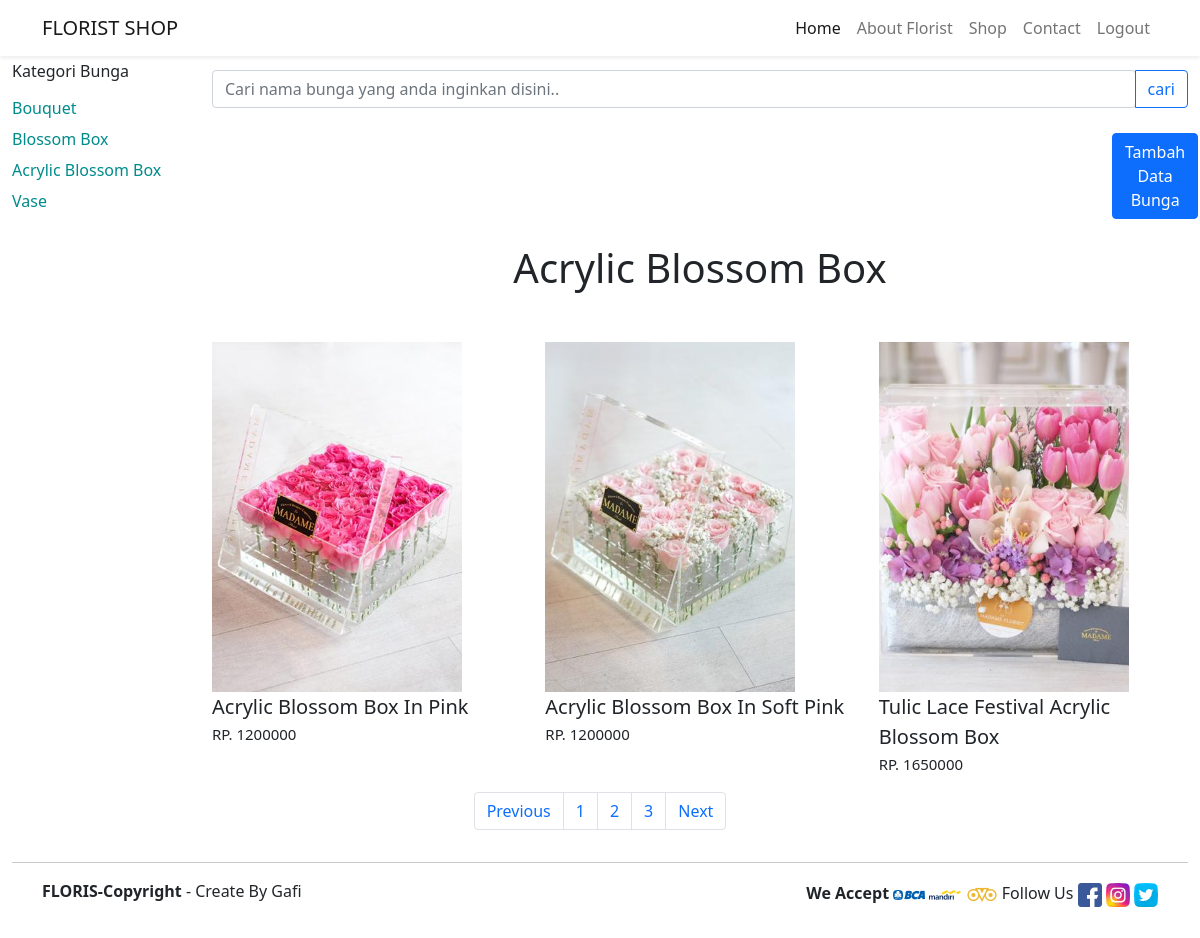
/acrylicbox_admin.php, run on the app's committed database.
### tables this page shows
CREATE TABLE `prodak_bunga` (
  `id_bunga` varchar(20) NOT NULL,
  `id_kategori` varchar(20) NOT NULL,
  `nama_bunga` varchar(255) NOT NULL,
  `harga` int(11) NOT NULL,
  `stok` int(11) NOT NULL,
  `gb_bunga` varchar(200) DEFAULT NULL,
  `created_at` datetime NOT NULL,
  `deskripsi` text NOT NULL
);

### acrylicbox_admin.php (the view, shortened to what this page needs)
<?php include 'koneksi.php'; ?>
<!doctype html>
<html lang="en">
<head>
  <link href="https://cdn.jsdelivr.net/npm/bootstrap@5.1.3/dist/css/bootstrap.min.css" rel="stylesheet">
  <link rel="stylesheet" type="text/css" href="cssshop/kategoricss.css">
</head>
<body id="home">
  <nav class="navbar navbar-expand-lg navbar-light bg-white shadow-sm fixed-top">
    <div class="container">
      <a class="navbar-brand" href="#">FLORIST SHOP </a>
      <div class="collapse navbar-collapse" id="navbarNav">
        <ul class="navbar-nav ms-auto">
          <li class="nav-item">
            <a class="nav-link active" aria-current="page" href="index.php">Home</a>
          </li>
          <li class="nav-item">
            <a class="nav-link" href="#About">About Florist</a>
          </li>
          <li class="nav-item">
            <a class="nav-link" href="bouquet_admin.php">Shop</a>
          </li>
          <li class="nav-item">
            <a class="nav-link" href="#Contact">Contact</a>
          </li>
          <li class="nav-item">
            <a class="nav-link" href="logout.php">Logout</a>
          </li>
        </ul>
      </div>
    </div>
  </nav>
    <div class="pembungkus">
        <div class="container-xxl">
            <div class="row">
                    <div class="col-sm-2">
                    <h6>Kategori Bunga</h6>
                    <ul class="list-group">
                        <li class="list-group-item"><a href="bouquet_admin.php">Bouquet</a></li>
                        <li class="list-group-item"><a href="box_admin.php">Blossom Box</a></li>
                        <li class="list-group-item"><a href="acrylicbox_admin.php">Acrylic Blossom Box</a></li>
                        <li class="list-group-item"><a href="vase_admin.php">Vase</a></li>
                    </ul>
                    </div>
                    <div class="col-sm-10 ">
                    <div class="searchbox">
                          <form action="acrylicbox.php" method="get">
                          <div class="input-group">
                          <input type="text" name="cari" class="form-control rounded" placeholder="Cari nama bunga yang anda inginkan disini.." aria-label="Search"
                          aria-describedby="search-addon" />
                          <input type="submit" class="btn btn-outline-primary" value="cari" />
                          </form>
                    </div>
                    <div class="tambahdata" style="margin-top:25px;margin-left:900px;">
                    <a class="btn btn-primary" href="tambah_buket.php" role="button" style="">Tambah Data Bunga</a>
                    </div>
                      <div class="headkategori text-center">
                        <h1>Acrylic Blossom Box</h1>
                      </div>
                      <div class="row">
                        <?php
                          $batas = 12;
                          $halaman = isset($_GET['halaman'])?(int)$_GET['halaman'] : 1;
                          $halaman_awal = ($halaman>1) ? ($halaman * $batas) - $batas : 0;
                          $previous = $halaman - 1;
                          $next = $halaman + 1;
                          $data = mysqli_query($koneksi,"select * from prodak_bunga");
                          $jumlah_data = mysqli_num_rows($data);
                          $total_halaman = ceil($jumlah_data / $batas);
                          if(isset($_GET['cari'])){
                            $cari = $_GET['cari'];
                            $data_bunga = mysqli_query($koneksi,"select * from prodak_bunga where id_kategori = 'K-004' && nama_bunga like '%".$cari."%' order by id_bunga desc limit $halaman_awal, $batas");}
                          else{
                          $data_bunga = mysqli_query($koneksi,"select * from prodak_bunga where id_kategori = 'K-004' order by id_bunga desc limit $halaman_awal, $batas");}
                          while($d = mysqli_fetch_array($data_bunga)){
				                	?>
                            <div class="col-sm">
                            <a href='detail_acrylic.php?id_bunga=<?= $d['id_bunga']; ?>'><?="<img src='img/prodak/blossombox/".$d['gb_bunga']."'style='width:250px; height:350px;'>"?></a>
                                <p class="bunga"><?php echo $d['nama_bunga']?></p>
                                <p class="hargabunga">RP. <?php echo $d['harga']?></p>
                           </div>
                           <?php
                            }
                            ?>
                      </div>
            </div>
        </div>
            <nav>
              <ul class="pagination justify-content-center">
                <li class="page-item">
                  <a class="page-link" <?php if($halaman > 1){ echo "href='?halaman=$previous'"; } ?>>Previous</a>
                </li>
                <?php
                for($x=1;$x<=$total_halaman;$x++){
                  ?>
                  <li class="page-item"><a class="page-link" href="?halaman=<?php echo $x ?>"><?php echo $x; ?></a></li>
                  <?php
                }
                ?>
                <li class="page-item">
                  <a  class="page-link" <?php if($halaman < $total_halaman) { echo "href='?halaman=$next'"; } ?>>Next</a>
                </li>
              </ul>
            </nav>
    </div>
  <hr class="footer">
  <div class="container">
    <div class="row footer-body">
      <div class="col-md-6">
        <div class="copyright">
          <strong>FLORIS-Copyright</strong> <i class="far fa-copyright"></i>- Create By Gafi</p>
        </div>
      </div>
      <div class="col-md-6 d-flex justify-content-end">
        <div class="icon-contact">
          <strong><label class="font-weight-bold">We Accept </label></strong>
          <a href="#"><img src="img/icon/bca.png" class="" data-toggle="tooltip" title="bca"></a>
          <a href="#"><img src="img/icon/mandiri.png" class="" data-toggle="tooltip" title="MandiriBank"></a>
          <a href="#"><img src="img/icon/ovo.png" class="" data-toggle="tooltip" title="ovopayment"></a>
          <label class="font-weight-bold">Follow Us </label>
          <a href="#"><img src="img/icon/fb.png" class="" data-toggle="tooltip" title="Facebook"></a>
          <a href="#"><img src="img/icon/ig.png" class="" data-toggle="tooltip" title="Instagram"></a>
          <a href="#"><img src="img/icon/twitter.png" class="" data-toggle="tooltip" title="Twitter"></a>
        </div>
      </div>
    </div>
  </div>
</body>
</html>

### cssshop/kategoricss.css (style rules this page uses)
* { margin: 0; padding: 0; }
.pembungkus { margin-top: 50px; }
.list-group-item { border: none; padding:0; margin-top:7px; }
.col-sm-2 { margin-top: 12px; }
.col-sm img { width:250px; height: 350px; }
.col-sm-10 { margin-top: 20px; }
.list-group-item a { text-decoration: none; color: darkcyan; }
.bunga { font-size: 20px; }
.hargabunga { font-size: 15px; margin-top: -15px; }

### acrylicbox_admin.php (style rules this page uses)
body { min-height: 2000px; background-color: white; }
.headkategori { margin-top: 25px; margin-bottom: 50px; }

### data on the page
prodak_bunga: gb_bunga (picture), nama_bunga "Acrylic Blossom Box In Pink", harga "1200000"
prodak_bunga: gb_bunga (picture), nama_bunga "Acrylic Blossom Box In Soft Pink", harga "1200000"
prodak_bunga: gb_bunga (picture), nama_bunga "Tulic Lace Festival Acrylic Blossom Box", harga "1650000"
